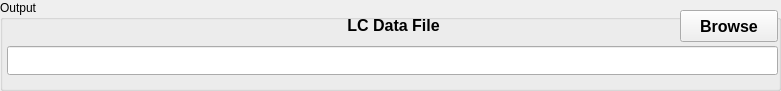
  <widget class="QGroupBox" name="groupBoxOutput">
   <property name="geometry">
    <rect>
     <x>5</x>
     <y>100</y>
     <width>781</width>
     <height>91</height>
    </rect>
   </property>
   <property name="title">
    <string>Output</string>
   </property>
   <widget class="QLabel" name="textLabel2">
    <property name="geometry">
     <rect>
      <x>328</x>
      <y>10</y>
      <width>131</width>
      <height>31</height>
     </rect>
    </property>
    <property name="font">
     <font>
      <pointsize>12</pointsize>
      <weight>75</weight>
      <bold>true</bold>
     </font>
    </property>
    <property name="text">
     <string>LC Data File</string>
    </property>
    <property name="alignment">
     <set>Qt::AlignCenter</set>
    </property>
   </widget>
   <widget class="QPushButton" name="pushButtonLcDataFile">
    <property name="geometry">
     <rect>
      <x>680</x>
      <y>10</y>
      <width>98</width>
      <height>32</height>
     </rect>
    </property>
    <property name="font">
     <font>
      <pointsize>12</pointsize>
      <weight>75</weight>
      <bold>true</bold>
     </font>
    </property>
    <property name="text">
     <string>Browse</string>
    </property>
    <property name="autoDefault">
     <bool>false</bool>
    </property>
   </widget>
   <widget class="QLineEdit" name="lineEditLcDataFile">
    <property name="geometry">
     <rect>
      <x>7</x>
      <y>46</y>
      <width>771</width>
      <height>29</height>
     </rect>
    </property>
    <property name="font">
     <font>
      <pointsize>11</pointsize>
      <weight>75</weight>
      <bold>true</bold>
     </font>
    </property>
   </widget>
  </widget>
